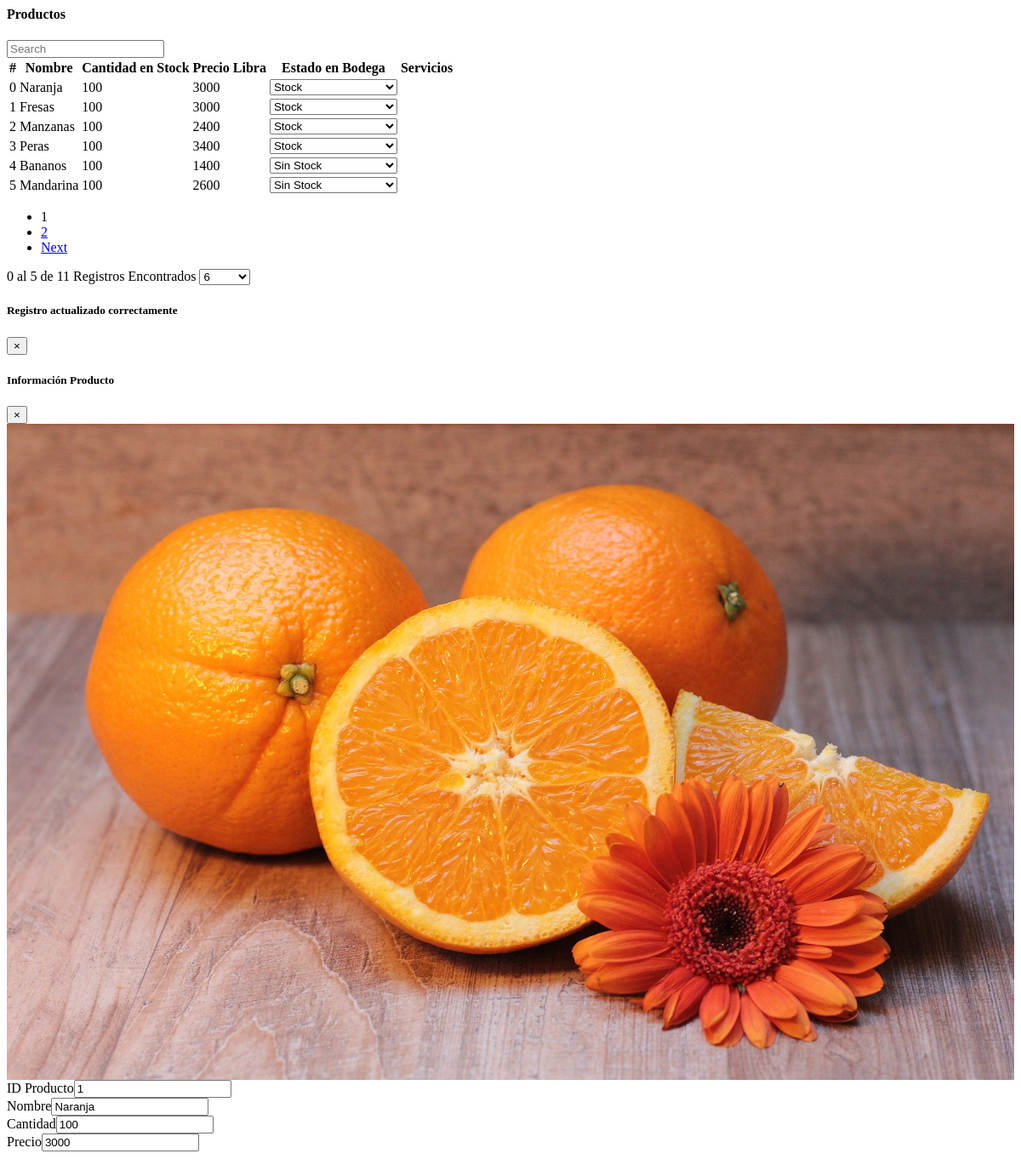
Before: /Vista/Producto/listarProductoAdm.php?idProducto=1 with the older database file.
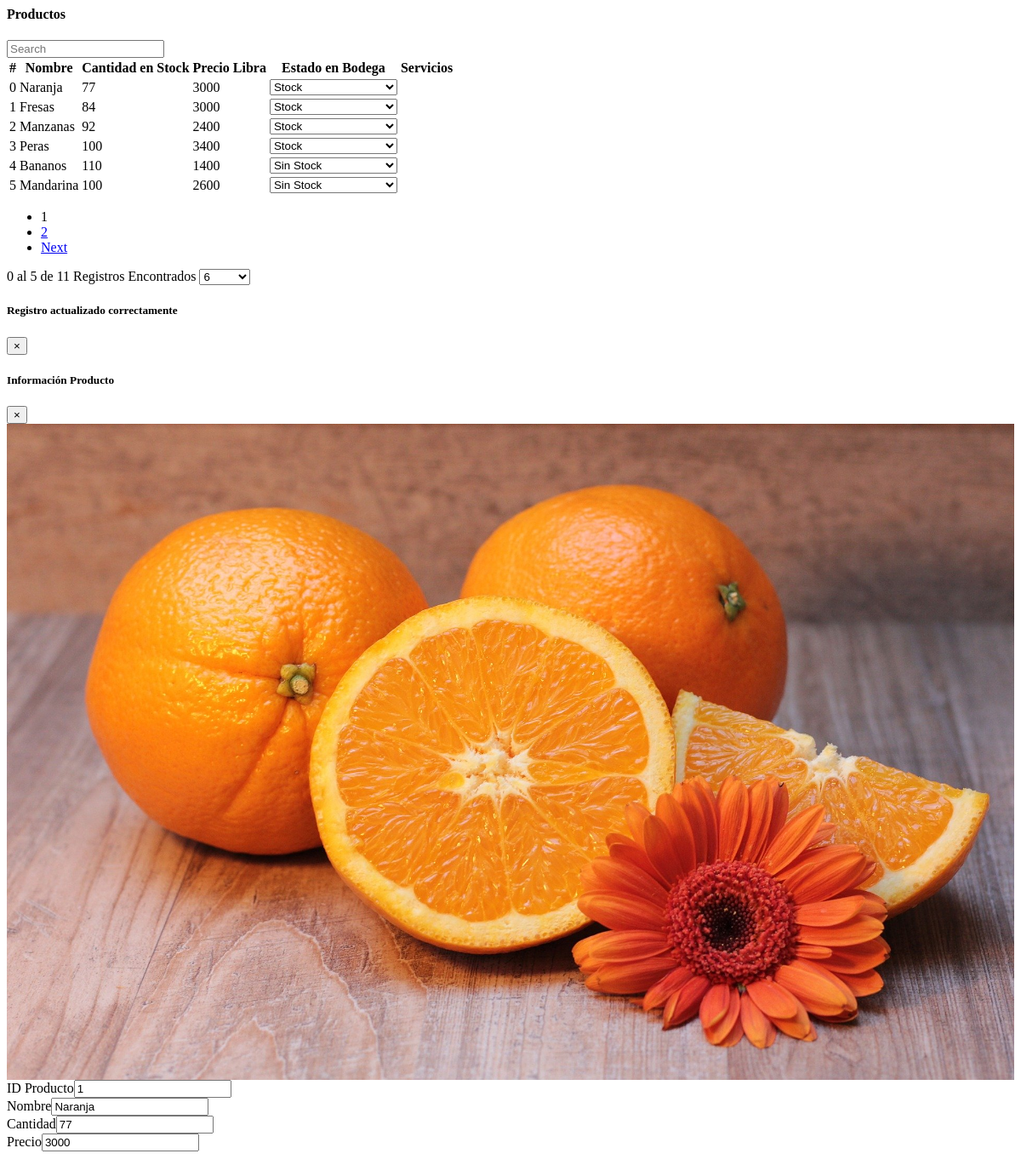
After: the same page with the newer database file.
### tables this page shows
CREATE TABLE `producto` (
  `idProducto` int(11) NOT NULL,
  `nombre` varchar(50) NOT NULL,
  `cantidad` int(11) NOT NULL,
  `precio` int(11) NOT NULL,
  `imagen` varchar(50) NOT NULL,
  `estado` int(50) DEFAULT NULL
);

### Negocio/Producto.php (called while the page is built, shortened)
<?php
require_once "Persistencia/ProductoDAO.php";
require_once "Persistencia/Conexion.php";
class Producto{
    private $idProducto;
    private $nombre;
    private $cantidad;
    private $precio;
    private $imagen;
    private $estado;
    private $productoDAO;
    private $conexion;
    public function Producto($idProducto = "",$nombre = "", $cantidad = "", $precio = "", $imagen = "",$estado=""){
        $this -> idProducto = $idProducto;
        $this -> nombre = $nombre;
        $this -> cantidad = $cantidad;
        $this -> precio = $precio;
        $this -> imagen = $imagen;
        $this -> estado = $estado;
        $this -> productoDAO = new ProductoDAO($this -> idProducto, $this -> nombre, $this -> cantidad, $this -> precio, $this -> imagen, $this -> estado);
        $this -> conexion = new Conexion();
    }
    public function getidProducto(){
        return $this -> idProducto;
    }
    public function getNombre(){
        return $this -> nombre;
    }
    public function getCantidad(){
        return $this -> cantidad;
    }
    public function getPrecio(){
        return $this -> precio;
    }
    public function getImagen(){
        return $this -> imagen;
    }
    public function getEstado(){
        return $this -> estado;
    }
    public function traerInfo(){
        $this -> conexion -> abrir();
        $this -> conexion -> ejecutar($this -> productoDAO -> traerInfo());
        $resultado = $this -> conexion -> extraer();
        $this -> nombre = $resultado[1];
        $this -> cantidad = $resultado[2];
        $this -> precio = $resultado[3];
        $this -> imagen = $resultado[4];
        $this -> estado = $resultado[5];
        $this -> conexion -> cerrar();
    }
    public function cantidadPaginasFiltro($filtro){
        $this -> conexion -> abrir();
        $this -> conexion -> ejecutar($this -> productoDAO -> cantidadPaginasFiltro($filtro));
        return $this -> conexion -> extraer();
    }
    public function listarFiltro($filtro,$cantidad,$pagina){
        $this -> conexion -> abrir();
        $this -> conexion -> ejecutar($this -> productoDAO -> listarFiltro($filtro,$cantidad,$pagina));
        $arrayProductos = array();
        while(($productoActual = $this -> conexion -> extraer())!=null){
            $newProducto = new Producto($productoActual[0],$productoActual[1],$productoActual[2],$productoActual[3],$productoActual[4],$productoActual[5]);
            array_push($arrayProductos,$newProducto);
        }
        $this -> conexion -> cerrar();
        return $arrayProductos;
    }
}
?>

### Persistencia/Conexion.php (called while the page is built, shortened)
<?php
class Conexion{
    private $mysqli;
    private $result;
    public function abrir(){
        $this -> mysqli = new mysqli("localhost","root","","dbfruteria");
        $this -> mysqli -> set_charset("utf8");
    }
    public function ejecutar($query){
        $this -> result = $this -> mysqli ->query($query);
    }
    public function extraer(){
        return $this -> result -> fetch_row();
    }
}
?>

### Persistencia/ProductoDAO.php (called while the page is built, shortened)
<?php
class ProductoDAO{
    public function listarFiltro($filtro,$cantidad,$pagina){
        return "select idProducto, nombre, cantidad, precio, imagen, estado
                from producto
                where idProducto like '%".$filtro."%' or nombre like '".$filtro."%'
                limit " . (($pagina-1) * $cantidad) . ", " . $cantidad;
    }
}
?>

### Vista/Producto/listarProductoAdm.php (the view, shortened to what the changed rows need)
<?php
if (isset($_GET["idProducto"])) {
    $producto = new Producto($_GET["idProducto"]);
    $producto->traerInfo();
} else {
    $producto = new Producto();
}
$cantidad = 6;
$pagina = 1;
$filtro = "";
$listaProductos = $producto->listarFiltro($filtro, $cantidad, $pagina);
?>
<div class="container">
    <div class="card mt-3">
        <div class="card-body col-xl-12 col-lg-12 col-md-12 col-sm-12 col-12">
            <div id="contenido">
                <table class="table table-responsive-sm table-responsive-md table-hover table-striped">
                    <tr>
                        <th>#</th>
                        <th>Nombre</th>
                        <th>Cantidad en Stock</th>
                        <th>Precio Libra</th>
                        <th>Estado en Bodega</th>
                        <th>Servicios</th>
                    </tr>
                    <?php
                    $i = ($pagina - 1) * $cantidad;
                    foreach ($listaProductos  as $productoActual) {
                        echo "<tr>";
                        echo "<td>" . $i . "</td>";
                        $primeraPosicion = stripos($productoActual->getNombre(), $filtro);
                        if ($primeraPosicion === false) {
                            echo "<td>" . $productoActual->getNombre() . "</td>";
                        } else {
                            echo "<td>" . substr($productoActual->getNombre(), 0, $primeraPosicion) . "<strong>" . substr($productoActual->getNombre(), $primeraPosicion, strlen($filtro)) . "</strong>" . substr($productoActual->getNombre(), $primeraPosicion + strlen($filtro)) . "</td>";
                        }
                        echo "<td>" . $productoActual->getCantidad() . "</td>";
                        echo "<td>" . $productoActual->getPrecio() . "</td>";
                        echo "<td>";
                        echo "<select class='custom-select estado' data-idproducto='" . $productoActual->getidProducto() . "' style='width: 150px'>";
                        echo "<option value='0'";
                        echo ($productoActual->getEstado() == 0) ? 'selected' : '';
                        echo ">Sin Stock</option>";
                        echo "<option value='1'";
                        echo ($productoActual->getEstado() == 1) ? 'selected' : '';
                        echo ">Stock</option>";
                        echo "</select>";
                        echo "</td>";
                        echo "<td> <a href='index.php?pid=" . base64_encode("Vista/Producto/listarProductoAdm.php") . "&idProducto=" . $productoActual->getIdProducto() . "&filtro=" . $filtro . "&cantidad=" . $cantidad . "&pagina=" . $pagina . "'><span class='fas fa-info-circle' data-toggle=tooltip' data-placement='top' title='Información Producto'></span> </a>";
                        echo        "<a href='index.php?pid=" . base64_encode("Vista/Producto/editarProducto.php") . "&idProducto=" . $productoActual->getIdProducto() . "'><span class='fas fa-edit' data-toggle=tooltip' data-placement='top' title='Editar Producto'></span> </a> </td>";
                        echo "</tr>";
                        $i++;
                    }
                    ?>
                </table>
            </div>
        </div>
    </div>
</div>
<?php if (isset($_GET["idProducto"])) {
    echo "<div class='modal fade' id='mostrarmodal' tabindex='-1' role='dialog' aria-labelledby='exampleModalLabel' aria-hidden='true'>";
    echo "<div class='modal-dialog '>";
    echo "<div class='modal-content '>";
    echo "<div class='card text-center'>";
    echo "<div class='card-header bg-dark text-white d-flex justify-content-between'>";
    echo "<h5 class='modal-title' id='exampleModalLabel'>Información Producto</h5>";
    echo "<button type='button' class='close' data-dismiss='modal' aria-label='Close'>";
    echo "<span aria-hidden='true'>&times;</span>";
    echo "</button>";
    echo "</div>";
    echo "<div class='card-body'>";
    echo "<div class='row p-3'>";
    echo "<div class='col-xl-12 col-lg-12 col-md-12 col-sm-12 col-12'>";
    echo "<img src='";
    echo $producto->getImagen() . "' width='100%' class='img-thumbnail'>";
    echo "</div>";
    echo "<div class='col-xl-12 col-lg-12 col-md-12 col-sm-12 col-12 mt-2'>";
    echo "<form>";
    echo "<div class='form-group '>";
    echo "<label for='idProducto'>ID Producto</label>";
    echo "<input type='text' class='form-control' name='idProducto' id='idProducto' value='";
    echo $producto->getidProducto() . "' readonly>";
    echo "</div>";
    echo "<div class='form-group m-2'>";
    echo "<label for='Nombre'>Nombre</label>";
    echo "<input type='text' class='form-control' name='Nombre' id='Nombre' value='";
    echo $producto->getNombre() . "' readonly>";
    echo "</div>";
    echo "<div class='form-group m-2'>";
    echo "<label for='Cantidad'>Cantidad</label>";
    echo "<input type='text' class='form-control' name='Cantidad' id='Cantidad' value='";
    echo $producto->getCantidad() . "' readonly>";
    echo "</div>";
    echo "<div class='form-group m-2'>";
    echo "<label for='Precio'>Precio</label>";
    echo "<input type='text' class='form-control' name='Precio' id='Precio' value='";
    echo $producto->getPrecio() . "' readonly>";
    echo "</div>";
    echo "</form>";
    echo "</div>";
    echo "</div>";
    echo "</div>";
    echo "</div>";
    echo "</div>";
    echo "</div>";
    echo "</div>";
} ?>

Changed rows visible on the page:
changed producto "Naranja": cantidad "100" → "77"; Cantidad "100" → "77"
changed producto "Fresas": cantidad "100" → "84"
changed producto "Manzanas": cantidad "100" → "92"
changed producto "Bananos": cantidad "100" → "110"
